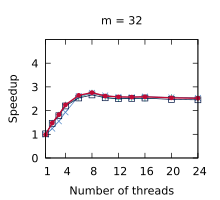

Source code (gnuplot):
set title "m = 32"
set terminal pdf size 2.2,2.0
set output "./results/Scans_n___4,194,304,_m___32.pdf"
set key off
set xrange [1:24]
set xtics (1, 4, 8, 12, 16, 20, 24)
set xlabel "Number of threads"
set yrange [0:5]
set ytics (0, 1, 2, 3, 4)
set ylabel "Speedup"
plot './results/Scans_n___4,194,304,_m___32.dat' using 1:2 title "Outer parallelism" pointsize 0.7 lw 1 pt 1 linecolor rgb "#24A793" with linespoints, \
  './results/Scans_n___4,194,304,_m___32.dat' using 1:3 title "Inner parallelism" pointsize 0.7 lw 1 pt 2 linecolor rgb "#5287C6" with linespoints, \
  './results/Scans_n___4,194,304,_m___32.dat' using 1:4 title "OpenMP" pointsize 0.7 lw 1 pt 4 linecolor rgb "#001240" with linespoints, \
  './results/Scans_n___4,194,304,_m___32.dat' using 1:5 title "Work assisting (our)" pointsize 0.4 lw 2 pt 7 linecolor rgb "#C00A35" with linespoints
